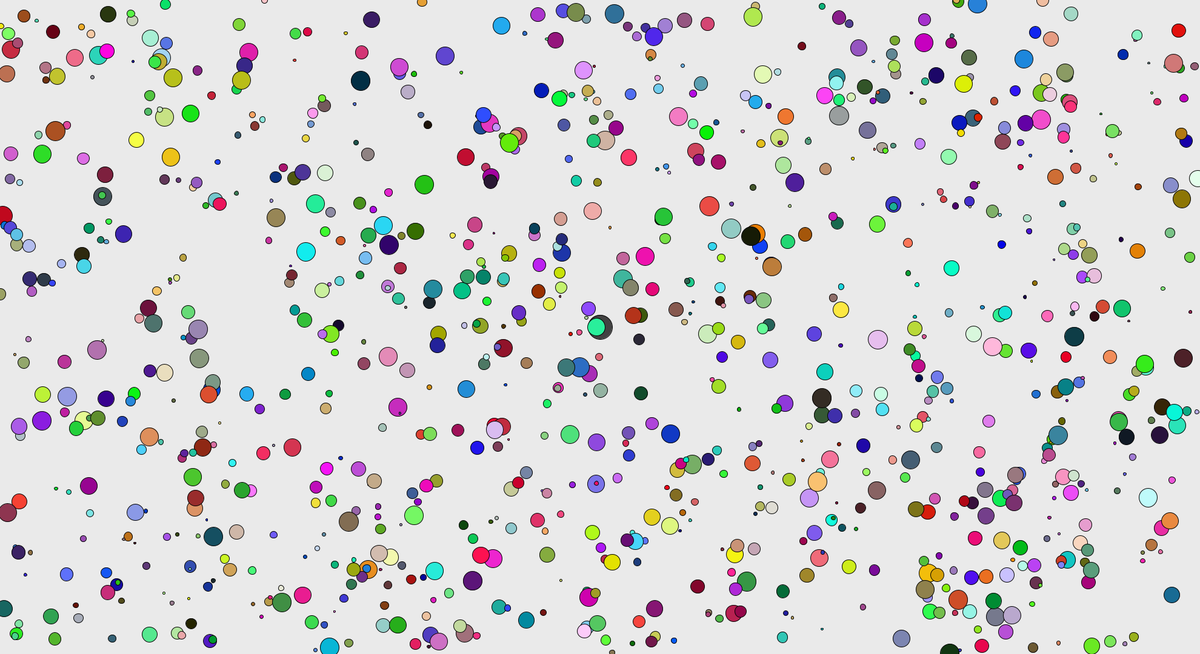
Frame 1 (no input)
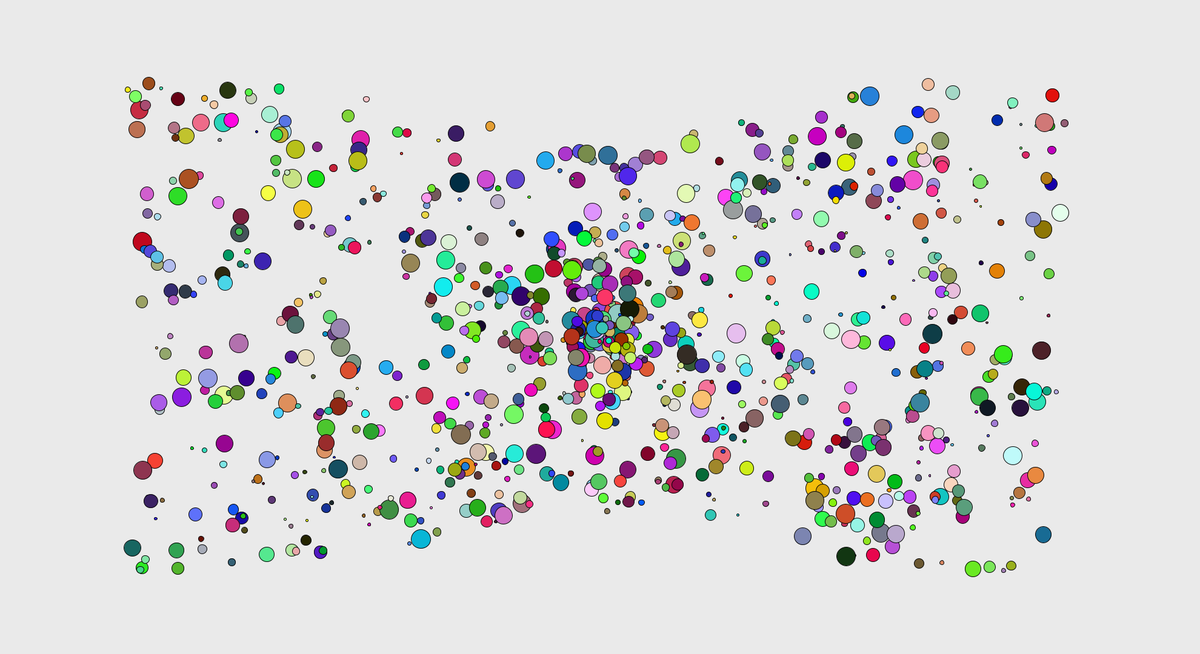
Frame 60 (the mouse pressed at the canvas centre just before this capture)
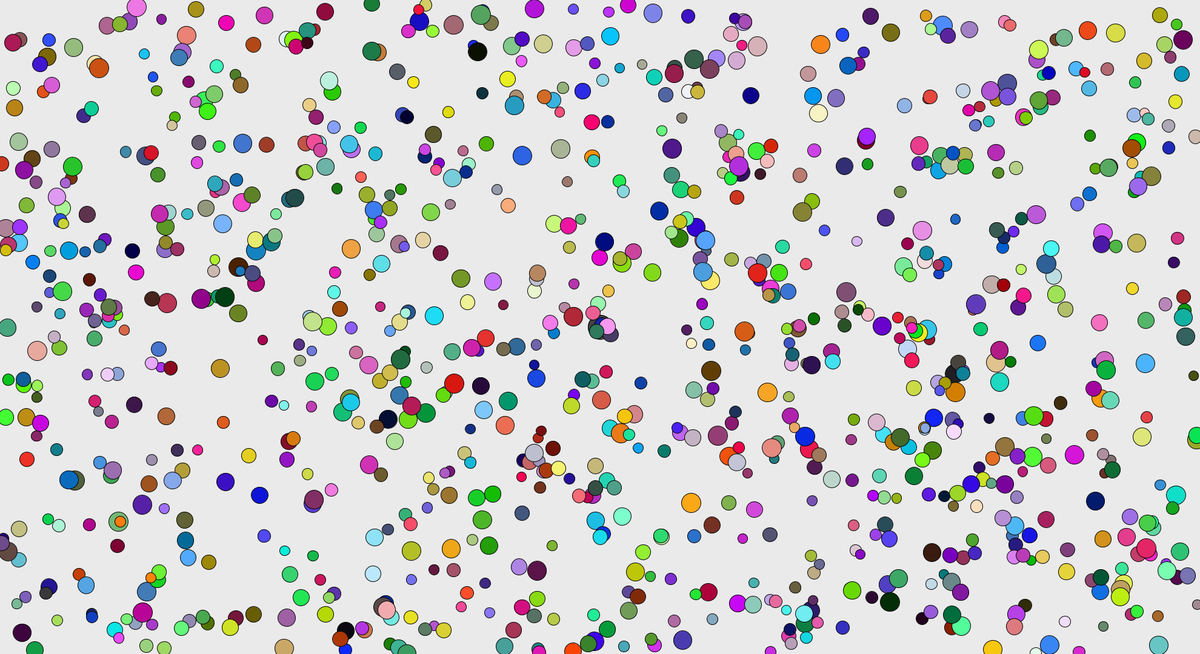
Frame 120 (the mouse held since frame 60 and released just before this capture)

The Processing sketch that drew these frames (run headless with seeded random() and noise(); from frame 60 on, the mouse is pressed at the canvas centre):

// Processing sketch: Gravitational_Attraction
// ── Gravitational_Attraction.pde
class Mover {
  PVector location;
  PVector velocity;
  PVector acceleration;
  float mass;
  color c;
  Mover(float m, float x, float y) {
    mass = m;
    c = color(random(255), random(255), random(255));
    location = new PVector(x,y);
    velocity = new PVector(0,0);
    acceleration = new PVector(0,0);
  }
  void applyForce(PVector force) {
    PVector f = PVector.div(force,mass);
    acceleration.add(f);
  }
  void update() {
    velocity.add(acceleration);
    location.add(velocity);
    acceleration = PVector.mult(acceleration,0);
  }
  void display() {
    stroke(0);
    fill(c);
    ellipse(location.x,location.y,mass*16,mass*16);
  }
  void checkEdges() {
    if (location.x > width) {
      location.x = width;
      velocity.x *= -1;
    } else if (location.x < 0) {
      velocity.x *= -1;
      location.x = 0;
    }
    if (location.y > height) {
      velocity.y *= -1;
      location.y = height;
    } else if (location.y < 0) {
      velocity.y *= -1;
      location.y = 0;
    }
  }
}
class Attractor {
  float mass;
  PVector location;
  float G;
  Attractor() {
    location = new PVector(width/2,height/2);
    mass = 20;
    G = 4;
  }
  PVector attract(Mover m) {
    PVector force = PVector.sub(location,m.location);
    float distance = force.mag();
    distance = constrain(distance,5.0,25.0);
    force.normalize();
    float strength = (G * mass * m.mass) / (distance * distance);
    force.mult(strength);
    return force;
  }
  void display() {
    stroke(0);
    fill(20,200);
    ellipse(location.x,location.y,mass*2,mass*2);
  }
}
int height = 1080;
int width = 1980;
Mover[] movers = new Mover[1000];
Attractor a;
void setup() {
  size(1980, 1080);
  for (int i = 0; i < movers.length; i++) {
    movers[i] = new Mover(random(0.2,2),random(width),random(height));
  }
  a = new Attractor();
}
void draw() {
  background(234);
  a.display();
  if (mousePressed) {
    for (int i = 0; i < movers.length; i++) {
      movers[i] = new Mover(random(1,2),random(width),random(height));
    }
  }
  for (int i = 0; i < movers.length; i++) {
    PVector force = a.attract(movers[i]);
    movers[i].applyForce(force);

    movers[i].update();
    movers[i].display();
    movers[i].checkEdges();
  }
}
